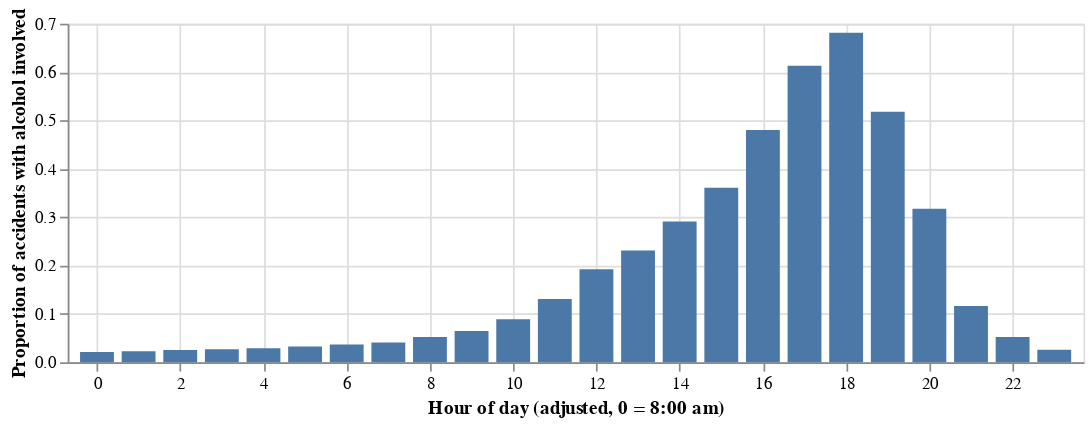

Notebook code cell kept with this figure:
### Code cell
dfc["alcohol_involved"] = dfc["alcohol_involved"].fillna(0)
dfc["hour"] = pd.to_datetime(dfc["collision_time"]).dt.hour

dftod = pd.DataFrame()

dftod["hour"] = range(0, 24)

dftod["alc"] = dfc.query("alcohol_involved == 1").groupby("hour")["case_id"].count()
dftod["nalc"] = dfc.query("alcohol_involved == 0").groupby("hour")["case_id"].count()
dftod["p"] = dftod["alc"] / dftod["nalc"]

dftod["adj_hour"] = [16, 17, 18, 19, 20, 21, 22, 23, 0, 1, 2, 3, 4, 5, 6, 7, 8, 9, 10, 11, 12, 13, 14, 15]

alt.Chart(dftod).mark_bar(width = 20).encode(
    x = alt.X("adj_hour", title = "Hour of day (adjusted, 0 = 8:00 am)", scale = alt.Scale(domain = [-0.5, 23.5])),
    y = alt.Y("p", title = "Proportion of accidents with alcohol involved")
).properties(width = 600, height = 200).display()

### Figure 1 — Vega-Lite specification as saved in the notebook (floating-point values rounded to 4 significant figures)
{"config": {"view": {"continuousWidth": 300, "continuousHeight": 300}}, "data": {"name": "data-f651ad7c1b25c260c6c997835708015c"}, "mark": {"type": "bar", "width": 20}, "encoding": {"x": {"field": "adj_hour", "scale": {"domain": [-0.5, 23.5]}, "title": "Hour of day (adjusted, 0 = 8:00 am)", "type": "quantitative"}, "y": {"field": "p", "title": "Proportion of accidents with alcohol involved", "type": "quantitative"}}, "height": 200, "width": 600, "$schema": "https://vega.github.io/schema/vega-lite/v5.20.1.json", "datasets": {"data-f651ad7c1b25c260c6c997835708015c": [{"hour": 0, "alc": 22520, "nalc": 46901, "p": 0.4802, "adj_hour": 16}, {"hour": 1, "alc": 25627, "nalc": 41800, "p": 0.6131, "adj_hour": 17}, {"hour": 2, "alc": 28685, "nalc": 42117, "p": 0.6811, "adj_hour": 18}, {"hour": 3, "alc": 15933, "nalc": 30757, "p": 0.518, "adj_hour": 19}, {"hour": 4, "alc": 9370, "nalc": 29536, "p": 0.3172, "adj_hour": 20}, {"hour": 5, "alc": 5712, "nalc": 49026, "p": 0.1165, "adj_hour": 21}, {"hour": 6, "alc": 4486, "nalc": 86121, "p": 0.05209, "adj_hour": 22}, {"hour": 7, "alc": 4375, "nalc": 168458, "p": 0.02597, "adj_hour": 23}, {"hour": 8, "alc": 3739, "nalc": 173702, "p": 0.02153, "adj_hour": 0}, {"hour": 9, "alc": 3242, "nalc": 142623, "p": 0.02273, "adj_hour": 1}, {"hour": 10, "alc": 3667, "nalc": 142882, "p": 0.02566, "adj_hour": 2}, {"hour": 11, "alc": 4222, "nalc": 157019, "p": 0.02689, "adj_hour": 3}, {"hour": 12, "alc": 5160, "nalc": 178288, "p": 0.02894, "adj_hour": 4}, {"hour": 13, "alc": 5967, "nalc": 182301, "p": 0.03273, "adj_hour": 5}, {"hour": 14, "alc": 7528, "nalc": 204532, "p": 0.03681, "adj_hour": 6}, {"hour": 15, "alc": 9591, "nalc": 234010, "p": 0.04099, "adj_hour": 7}, {"hour": 16, "alc": 11518, "nalc": 220732, "p": 0.05218, "adj_hour": 8}, {"hour": 17, "alc": 15175, "nalc": 234170, "p": 0.0648, "adj_hour": 9}, {"hour": 18, "alc": 17800, "nalc": 199496, "p": 0.08922, "adj_hour": 10}, {"hour": 19, "alc": 18299, "nalc": 139921, "p": 0.1308, "adj_hour": 11}, {"hour": 20, "alc": 20544, "nalc": 106793, "p": 0.1924, "adj_hour": 12}, {"hour": 21, "alc": 21930, "nalc": 94864, "p": 0.2312, "adj_hour": 13}, {"hour": 22, "alc": 23386, "nalc": 80335, "p": 0.2911, "adj_hour": 14}, {"hour": 23, "alc": 23355, "nalc": 64678, "p": 0.3611, "adj_hour": 15}]}}
